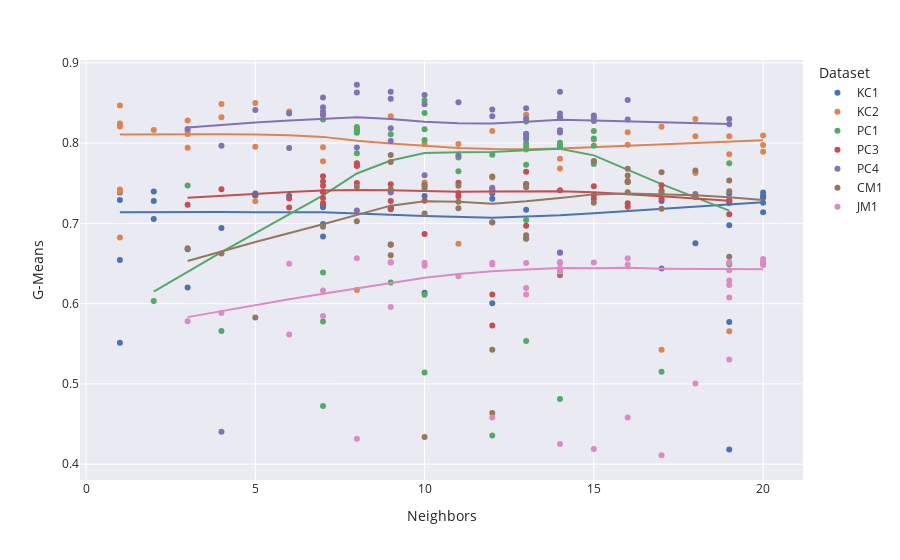

The cell this chart's notebook holds for it:
### Code cell
test = hyperparam[(hyperparam['G-Means'] > 0.4)]
# test = hyperparam[(hyperparam['G-Means'] != 0)]
fig = px.scatter(test, x="Neighbors", y="G-Means", trendline="lowess", template="seaborn", color_continuous_scale=px.colors.diverging.Tealrose,color="Dataset")
fig.show()
